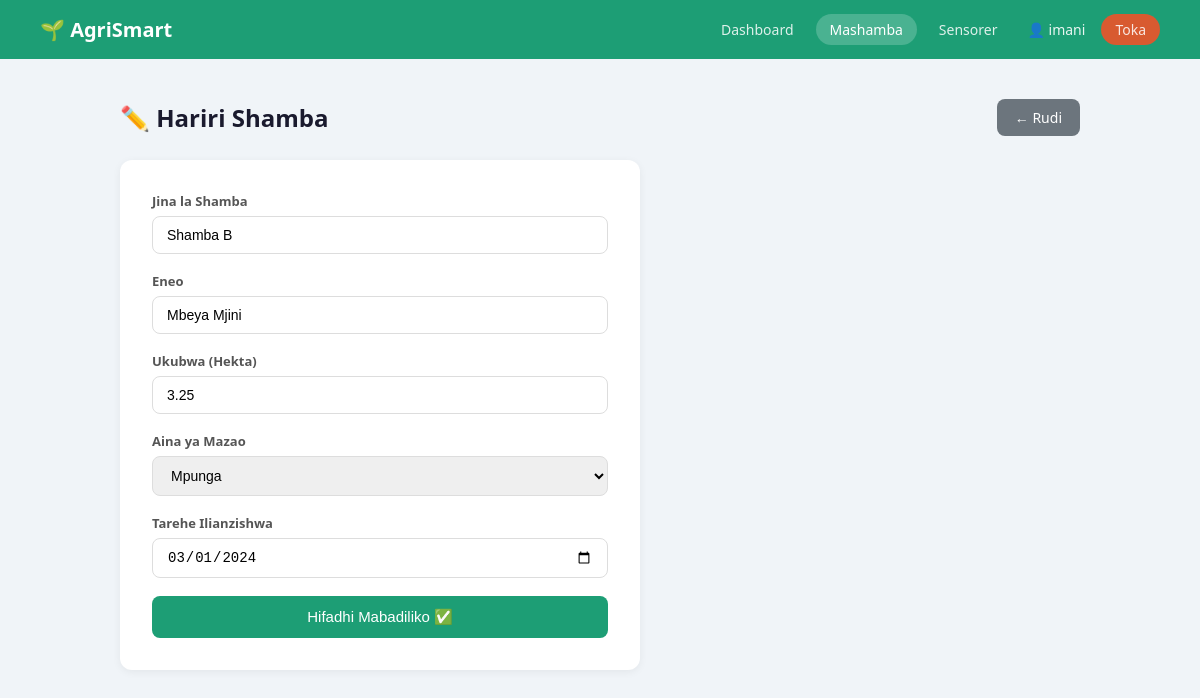
/mashamba/hariri/2 (signed in), run on the app's committed database.
### tables this page shows
CREATE TABLE mashamba (
            id INTEGER PRIMARY KEY AUTOINCREMENT,
            jina TEXT NOT NULL,
            eneo TEXT NOT NULL,
            ukubwa_hekta REAL NOT NULL,
            aina_mazao TEXT NOT NULL,
            tarehe_ilianzishwa TEXT NOT NULL,
            created_at TIMESTAMP DEFAULT CURRENT_TIMESTAMP
        );

### routes/shamba.py (the view, shortened to what this page needs)
@shamba_bp.route('/mashamba/hariri/<int:id>', methods=['GET', 'POST'])
def hariri_shamba(id):
    check = login_required()
    if check: return check
    db = get_db()
    cursor = db.cursor()
    cursor.execute('SELECT * FROM mashamba WHERE id = ?', (id,))
    shamba = cursor.fetchone()
    db.close()
    if not shamba:
        flash('Shamba halipatikani!', 'hatari')
        return redirect(url_for('shamba.mashamba'))
    return render_template('hariri_shamba.html', shamba=shamba)

### database.py (called while the page is built)
def get_db():
    conn = sqlite3.connect(DATABASE)
    conn.row_factory = sqlite3.Row
    return conn

### routes/shamba.py (called while the page is built)
def login_required():
    if 'mtumiaji_id' not in session:
        flash('Ingia kwanza!', 'hatari')
        return redirect(url_for('auth.login'))
    return None

### templates/hariri_shamba.html (shortened to what this page needs)
<!DOCTYPE html>
<html lang="sw">
<head>
    <link rel="stylesheet" href="{{ url_for('static', filename='style.css') }}">
</head>
<body>
    <nav class="navbar">
        <div class="nav-brand">🌱 AgriSmart</div>
        <div class="nav-links">
            <a href="{{ url_for('dashboard.dashboard') }}">Dashboard</a>
            <a href="{{ url_for('shamba.mashamba') }}" class="active">Mashamba</a>
            <a href="{{ url_for('sensor.sensorer') }}">Sensorer</a>
            <span class="nav-user">👤 {{ session.mtumiaji_jina }}</span>
            <a href="{{ url_for('auth.logout') }}" class="btn btn-sm btn-delete">Toka</a>
        </div>
    </nav>
    <div class="container">
        <div class="page-header">
            <h1>✏️ Hariri Shamba</h1>
            <a href="{{ url_for('shamba.mashamba') }}" class="btn btn-secondary">← Rudi</a>
        </div>
        <div class="form-card">
            <form method="POST">
                <div class="form-group">
                    <label>Jina la Shamba</label>
                    <input type="text" name="jina" value="{{ shamba.jina }}" required>
                </div>
                <div class="form-group">
                    <label>Eneo</label>
                    <input type="text" name="eneo" value="{{ shamba.eneo }}" required>
                </div>
                <div class="form-group">
                    <label>Ukubwa (Hekta)</label>
                    <input type="number" name="ukubwa_hekta" step="0.01" value="{{ shamba.ukubwa_hekta }}" required>
                </div>
                <div class="form-group">
                    <label>Aina ya Mazao</label>
                    <select name="aina_mazao" required>
                        {% for mazao in ['Mahindi','Mpunga','Viazi','Maharagwe','Ndizi','Kahawa','Chai','Nyanya'] %}
                        <option {% if shamba.aina_mazao == mazao %}selected{% endif %}>{{ mazao }}</option>
                        {% endfor %}
                    </select>
                </div>
                <div class="form-group">
                    <label>Tarehe Ilianzishwa</label>
                    <input type="date" name="tarehe_ilianzishwa" value="{{ shamba.tarehe_ilianzishwa }}" required>
                </div>
                <button type="submit" class="btn btn-primary btn-full">Hifadhi Mabadiliko ✅</button>
            </form>
        </div>
    </div>
</body>
</html>

### static/style.css (style rules this page uses)
* { box-sizing: border-box; margin: 0; padding: 0; }
body { font-family: 'Segoe UI', sans-serif; background: #f0f4f8; color: #333; background-image: url("ima.png"); }
.navbar { background: #1D9E75; padding: 14px 40px; display: flex; justify-content: space-between; align-items: center; }
.nav-brand { color: #fff; font-size: 20px; font-weight: 700; }
.nav-links { display: flex; align-items: center; gap: 8px; }
.nav-links a { color: rgba(255,255,255,0.85); text-decoration: none; padding: 6px 14px; border-radius: 20px; font-size: 14px; transition: background 0.2s; }
.nav-links a:hover, .nav-links a.active { background: rgba(255,255,255,0.2); color: #fff; }
.nav-user { color: rgba(255,255,255,0.9); font-size: 14px; margin: 0 8px; }
.container { max-width: 1000px; margin: 40px auto; padding: 0 20px; }
.page-header { display: flex; justify-content: space-between; align-items: center; margin-bottom: 24px; }
.page-header h1 { font-size: 24px; color: #1a1a2e; }
.btn { padding: 9px 18px; border-radius: 8px; border: none; cursor: pointer; font-size: 14px; text-decoration: none; display: inline-block; transition: opacity 0.2s; }
.btn-primary { background: #1D9E75; color: #fff; }
.btn-secondary { background: #6c757d; color: #fff; }
.btn-delete { background: #D85A30; color: #fff; }
.btn-sm { padding: 5px 12px; font-size: 13px; }
.btn-full { width: 100%; text-align: center; padding: 12px; font-size: 15px; }
.form-card { background: #fff; border-radius: 12px; padding: 32px; box-shadow: 0 2px 8px rgba(0,0,0,0.06); max-width: 520px; }
.form-group { margin-bottom: 18px; }
.form-group label { display: block; font-size: 13px; font-weight: 600; color: #555; margin-bottom: 6px; }
.form-group input, .form-group select { width: 100%; padding: 10px 14px; border: 1px solid #ddd; border-radius: 8px; font-size: 14px; outline: none; transition: border-color 0.2s; }

### data on the page
mashamba: jina "Shamba B", eneo "Mbeya Mjini", ukubwa_hekta "3.25", aina_mazao "Mpunga", tarehe_ilianzishwa "03/01/2024"

### other printed values
{{ session.mtumiaji_jina }} "imani"
